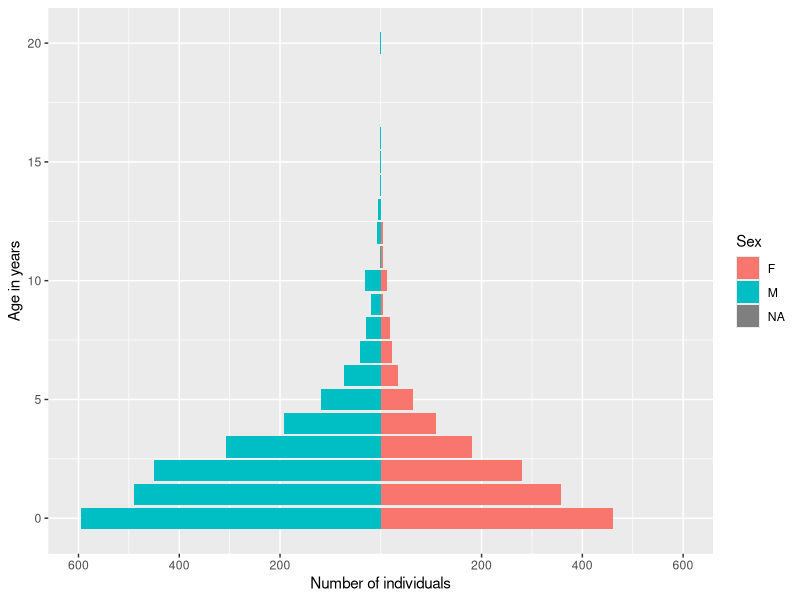
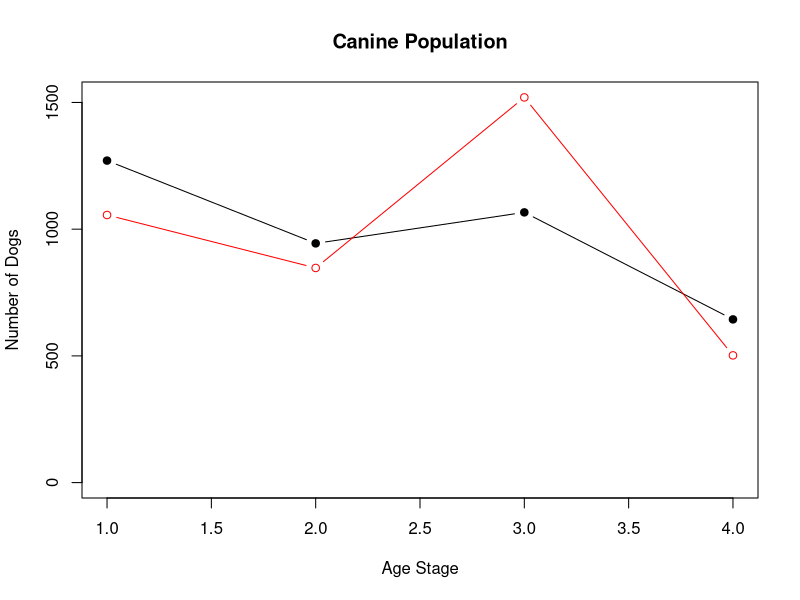
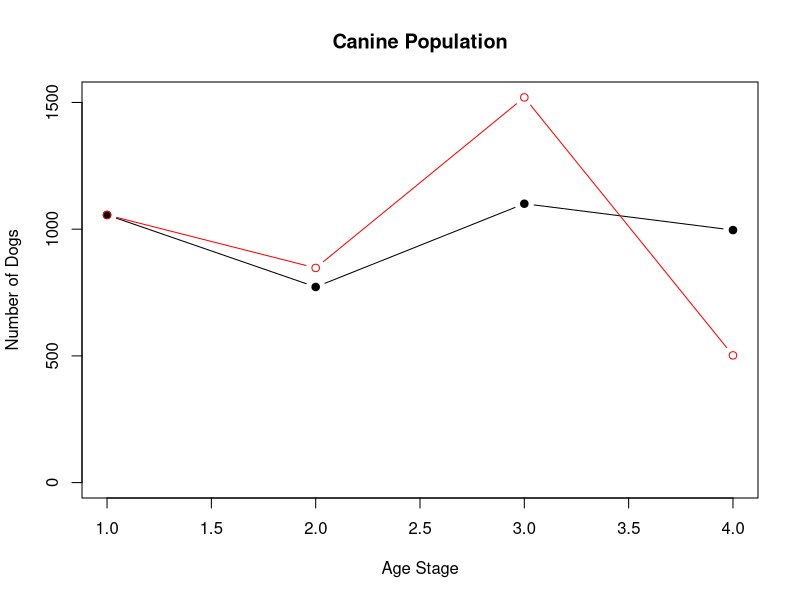
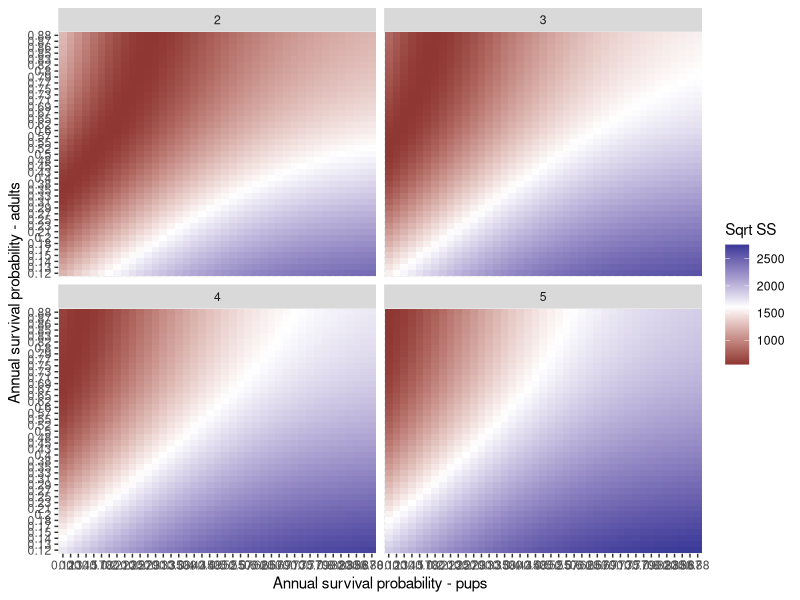
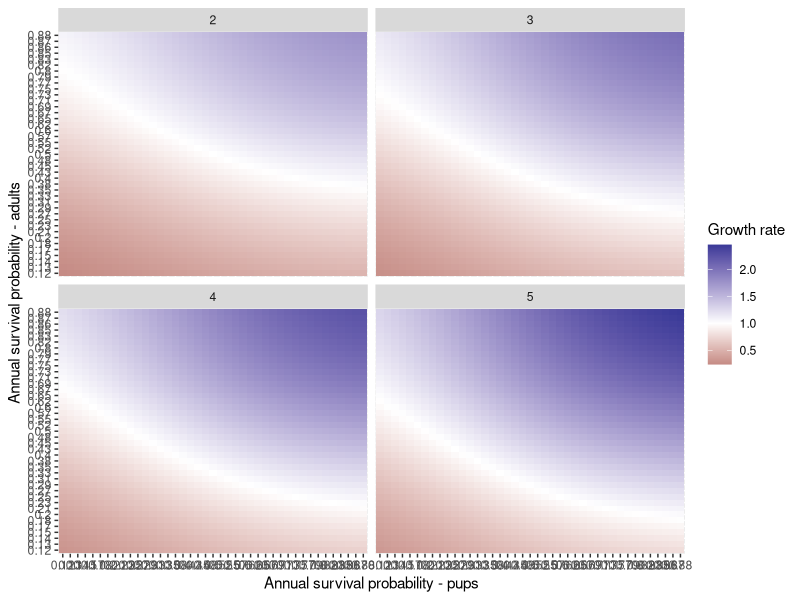
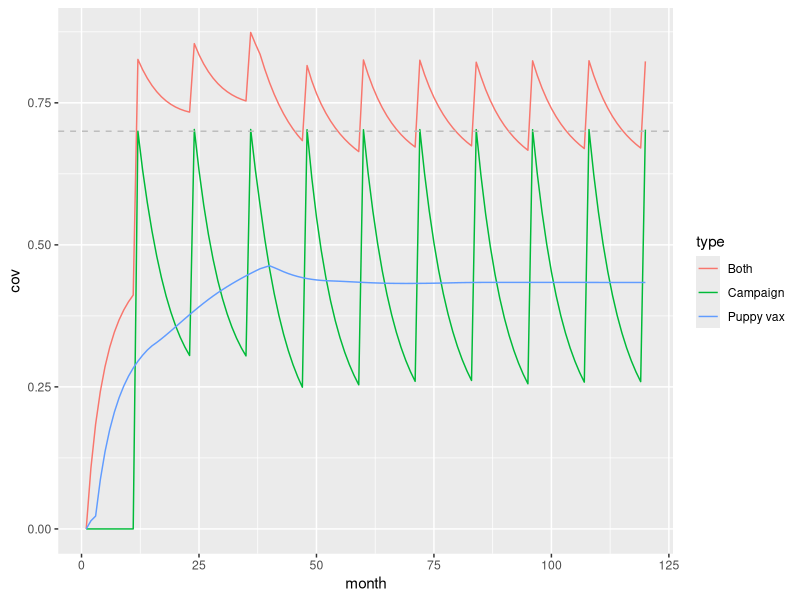

Write R code to recreate these figures, in order.
## ---- chunk 1
knitr::opts_chunk$set(echo = TRUE)

# pkgs
library(dplyr)
library(readr)
library(ggplot2)
library(tidyr)
library(patchwork)
library(cowplot)
library(here)

## ---- chunk 2
# Age pyramid
animals_age <- read_csv(here("qs_for_jess/animals_age.csv"))

animals_age %>%
  mutate(Sex = toupper(Sex), age = floor(age_mos/12)) %>%
  group_by(Sex, age) %>%
  summarize(N  = n()) %>%
  mutate(N = ifelse(Sex == "M", -N, N)) -> age_pyramid

ggplot(age_pyramid, aes(x = age, y = N, fill = Sex)) +
  geom_col() +
  scale_y_continuous(breaks = c(seq(-600, -200, 200), seq(200, 600, 200)), 
                     labels = c(seq(600, 200, -200), seq(200, 600, 200)), 
                     limits = c(-600, 600)) +
  coord_flip() +
  labs(x = "Age in years", y = "Number of individuals")

## ---- chunk 3
age_pyramid %>%
  filter(!is.na(age) & !is.na(N)) %>%
  mutate(age_class = case_when(age == 0 ~ 0, # < 1 yr olds
                               age == 1 ~ 1, # 1 - 2 yr olds
                               age > 1 & age < 5 ~ 2, # 2 - 5 yr olds
                               age >= 5 ~ 3)) %>% # 5+ yr olds
  group_by(age_class) %>%
  summarize(N = sum(abs(N))) %>%
  mutate(prop = N/sum(N)) -> n_by_age

# Original model from Annie's thesis
SS <- function(par, number.individuals) {
  ## put chosen parameters into the matrix; and use exponential to
  # ensure doesnt go negative
  psurv <- exp(par[1:2])/(1+exp(par[1:2]))
  ## make the matrix with this value of psurv
  mat1 <- matrix(0,4,4)
  mat1[1,1] <- psurv[1]*0 ## after one year, no one stays a baby
  mat1[2,1] <- psurv[1]*1 ## every baby becomes juvenile
  mat1[2,2] <- psurv[2]*0 ## no one stays a juvenile
  mat1[3,2] <- psurv[2]*1 ## every juvenile becomes adult
  mat1[3,3] <- psurv[2]*(1-1/3) ## 1-1/3 of them stay in that age
  class
  mat1[4,3] <- psurv[2]*1/3 ## 1/3 of them age up
  mat1[4,4] <- psurv[2] ## surviving
  ## add in the fertility
  ## xxj note I've added another value - so I've said that in column 3,
  # we have exp(par[3])*1,
  ### and in column 4 we have exp(par[3])*a probabilty defined by
  # par[4]. This is so it has to be smaller!
    mat1[1,3:4] <- 1+exp(par[c(3)])*c(1,exp(par[4])/(1+exp(par[4])))
  ## calculate what this does to the stable structure
  prop.stable.struct.after.seed1 <-
    Re(eigen(mat1)$vector[1:4,1])/sum(Re(eigen(mat1)$vector[1:4,1]))
  ## get the sum of squares (measure of distance between observed and
  # predicted, which we want to be as small as possible)
  sum.of.squares <- sum((number.individuals[1:4]-
                         prop.stable.struct.after.seed1*sum(number.individuals,na.rm=TRUE))^2)
  ## put it back
  return(sum.of.squares)
}

tmp <- optim(par=c(-0.5, -0.5, log(2.5), log(2.5)), fn = SS, 
             number.individuals = n_by_age$N)

## build matrix and predictions with these optimal results
psurv <- exp(tmp$par[1:2])/(1+exp(tmp$par[1:2]))

## make the matrix with this value of psurv
mat1 <- matrix(0,4,4)
mat1[2,1] <- psurv[1]*1 ## every baby becomes juvenile
mat1[3,2] <- psurv[2]*1 ## every juvenile becomes adult
mat1[3,3] <- psurv[2]*(1-1/3) ## 1-1/3 of them stay in that age class
mat1[4,3] <- psurv[2]*1/3 ## 1/3 of them age up
mat1[4,4] <- psurv[2] ## surviving
p.reduce.fert.old <- exp(tmp$par[4])/(1+exp(tmp$par[4])) 
mat1[1,3:4] <- 1+exp(tmp$par[3])*c(1,p.reduce.fert.old)

## predict the size distribution
optim.prop.stable.struct.after.seed <-
  Re(eigen(mat1)$vector[1:4,1])/Re(sum(eigen(mat1)$vector[1:4,1]))

## and add this one to the plot from before 
plot(1:4, optim.prop.stable.struct.after.seed*sum(n_by_age$N, na.rm=TRUE),
     type = "b", pch=19,
     xlab="Age Stage", ylab="Number of Dogs", main="Canine Population",
     ylim=range(c(0, n_by_age$N), na.rm=TRUE)) # predicted
points(1:4, n_by_age$N[1:4], type="b", col="red") # observed

## and this means, now you can figure out what the population growth
Re(eigen(mat1)$value[1]) # growth rate = 1.35

## ---- chunk 4
# constraining growth
agemod1 <- function(par = c(psurv_pup = -1, 
                            psurv_adult = -1),
                    fert = 3, 
                    n_per_age, type = "fit") {
  
  list2env(as.list(par), envir = environment())
  
  # transform parameters to [0, 1]
  p1 <- exp(psurv_pup)/(1 + exp(psurv_pup))
  p2 <- exp(psurv_adult)/(1 + exp(psurv_adult))

  # make the Leslie matrix
  lmat <- matrix(0, 4, 4)
  lmat[2, 1] <- p2 # every surviving baby becomes juvenile
  lmat[3, 2] <- p2 # every surviving juvenile becomes adult
  lmat[3, 3] <- p2 * 2/3 # 2/3 of them stay in this age class (for years 1 & 2 in age bin)
  lmat[4 ,3] <- p2 * 1/3 # 1/3 of them age up (after year 3 in age bin)
  lmat[4, 4] <- p2  # surviving of final age class
  
  # add in the fertility (same for all adults, i.e. excluding puppies)
  # this is pup survival * birthrate which is not actually identifiable
  # so we look at an average litter size of fert & try and estimate pup survival
  lmat[1, 2:4] <- fert * p1
  
  # calculate what this does to the stable structure
  prop_stable <- Re(eigen(lmat)$vector[1:4, 1]) / sum(Re(eigen(lmat)$vector[1:4, 1]))
 
  if(type == "pred") {
    # predicted stable age
    stable_age <- prop_stable*sum(n_per_age)
    growth <- Re(eigen(lmat)$value[1])
    return(list(stable_age = stable_age, growth = growth))
  }
  
  if(type == "fit") {
    # get the sum of squares (distance between observed and predicted prop in each age class)
    sum_of_squares <- sum((n_per_age - prop_stable*sum(n_per_age))^2)
    return(sum_of_squares)
  }
}

exp_trans <- function(x) exp(x)/(1 + exp(x))

age_ests <- optim(par = list(psurv_pup = -1, psurv_adult = 1),
                  fert = 4,
                  fn = agemod1, n_per_age = n_by_age$N)
exp_trans(age_ests$par)
preds <- agemod1(n_per_age = n_by_age$N, par = age_ests$par, type = "pred")
plot(1:4, preds$stable_age,
     type = "b", pch = 19,
     xlab = "Age Stage", ylab = "Number of Dogs", main = "Canine Population",
     ylim = range(c(0, n_by_age$N, preds$stable_age))) # predicted
points(1:4, n_by_age$N[1:4], type="b", col="red") # observed

preds$growth

## ---- chunk 5
age_ests <- optim(par = list(psurv_pup = -1, psurv_adult = -1),
                  fert = 4,
                  fn = agemod1, n_per_age = n_by_age$N)
exp_trans(age_ests$par)
preds <- agemod1(n_per_age = n_by_age$N, par = age_ests$par, type = "pred")
preds$growth

age_ests <- optim(par = list(psurv_pup = -0.5, psurv_adult = -0.5),
                  fert = 4,
                  fn = agemod1, n_per_age = n_by_age$N)
preds <- agemod1(n_per_age = n_by_age$N, par = age_ests$par, type = "pred")
exp_trans(age_ests$par)
preds$growth

age_ests <- optim(par = list(psurv_pup = 1, psurv_adult = 1),
                  fert = 4,
                  fn = agemod1, n_per_age = n_by_age$N)
preds <- agemod1(n_per_age = n_by_age$N, par = age_ests$par, type = "pred")
exp_trans(age_ests$par)
preds$growth

## ---- chunk 6
ll_grid <- expand.grid(psurv_pup = seq(-2, 2, by = 0.1), 
                       psurv_adult = seq(-2, 2, by = 0.1), 
                       fert = seq(2, 5, by = 1))
ll_grid %>%
  rowwise() %>%
  mutate(ss = agemod1(n_per_age = n_by_age$N, 
                      par = c(psurv_pup = psurv_pup, 
                              psurv_adult = psurv_adult),
                      fert = fert, type = "fit"),
         gr = agemod1(n_per_age = n_by_age$N, 
                      par = c(psurv_pup = psurv_pup, 
                              psurv_adult = psurv_adult),
                      fert = fert, type = "pred")$growth) -> ll

ggplot(data = ll) +
  geom_tile(aes(x = factor(round(exp_trans(psurv_pup), 2)), 
                y = factor(round(exp_trans(psurv_adult), 2)), 
                fill = sqrt(ss))) +
  facet_wrap(~ fert) +
  scale_fill_gradient2(midpoint = median(sqrt(ll$ss)), name = "Sqrt SS") +
  labs(x = "Annual survival probability - pups", 
       y = "Annual survival probability - adults")

ggplot(data = ll) +
  geom_tile(aes(x = factor(round(exp_trans(psurv_pup), 2)), 
                y = factor(round(exp_trans(psurv_adult), 2)), 
                fill = gr)) +
  facet_wrap(~ fert) +
  scale_fill_gradient2(midpoint = 1, name = "Growth rate") + 
  labs(x = "Annual survival probability - pups", 
       y = "Annual survival probability - adults")

## ---- chunk 7

# Need to track down an accounting issue where some revax get lost
# but this is approximately right
simvacc <- function(tmax, pup_surv, adult_surv, revacc, pup_cov, 
                    campaign_cov, campaign_times, pup_month_vacc = 1,
                    birthrate, S_adult_0, V_adult_0, 
                    V_pup_0, S_pup_0) {
  
  # Set-up
  V_adult <- matrix(0, nrow = 36, ncol = tmax)
  S_adult <- rep(0, tmax)
  V_pup <- S_pup <- matrix(0, nrow = 12, ncol = tmax)
  
  # Initalize
  S_adult[1] <- S_adult_0
  V_adult[1, 1] <- V_adult_0
  V_pup[, 1] <- V_pup_0
  S_pup[, 1] <- S_pup_0
  
  # Order of steps:
  # 1. all adults have babies (S + V)
  # 2. survival probabilities are applies to everyone
  # 3. Surviving vaccinated indiviudals immunity wanes
  # 4. Then new vax and revax happends
  
  for(t in 2:tmax) {
    
    # Births (everyone first has babies and then dies)
    births <- birthrate * (sum(V_adult[1:36, t - 1]) + S_adult[t - 1])
    
    # balance births (all surviving to susceptibles)
    S_pup[1, t] <- births
    
    # Pup mortality
    S_pup[2:12, t] <- S_pup[1:11, t - 1] * pup_surv
    V_pup[2:12, t] <- V_pup[1:11, t - 1] * pup_surv
    
    # Balance the adults (ageing in 12 mo old pups)
    S_adult[t] <- adult_surv * S_adult[t - 1] + pup_surv * S_pup[12, t - 1] 
    
    # pups to vaccinate (at age x)
    pups_to_vacc <- ifelse(pup_month_vacc > 1, S_pup[pup_month_vacc, t], 
                           births)
    
    # do puppy vaccination 
    # CHECK: this should be additive no? Or is it always zero? Yes because no vaccs at t yet! Unless others have been vaccinated in campaign?
    V_pup[pup_month_vacc, t] <- pups_to_vacc * pup_cov 
    S_pup[pup_month_vacc, t] <- S_pup[pup_month_vacc, t] - pups_to_vacc * pup_cov 
    
    # Do the waning (adults only!)
    V_adult[2:36, t] <- adult_surv * V_adult[1:35, t - 1]
    S_adult[t] <- S_adult[t] + V_adult[36, t - 1] 
    
    # Campaign vaccination of adults accounting for revaccination --------------
    
    # Do the waning (adults only)
    V_adult[2:36, t] <- adult_surv * V_adult[1:35, t - 1]
    # After applying survival probabilities
    S_adult[t] <- S_adult[t] + V_adult[36, t - 1] 
    
    # Coverage now
    cov_now <- ifelse(t %in% campaign_times, campaign_cov, 0)
    
    # First get the number of currently vaccinated doggoes that are revaccinated
    # Assume that these are distributed evenly across the waning continuum 
    # i.e. same prop across V_adult[, t]
    total_vax_adult <- cov_now * (S_adult[t] + sum(V_adult[, t]))
    revax_adult <- sum(revacc * V_adult[, t])
    
    # constrain new vaccination by preferentially revaccinating already vaxed adults
    new_vax_adult <- ifelse(revax_adult > total_vax_adult, 0, total_vax_adult - revax_adult)
    
    # constrain revaccination so it cannot exceed coverage level
    # if greater than total_vax_adult, then adjusted coverage should be total_vax_adult/revac_adult
    # to adjust to total expected vaccinations
    adj_cov <- ifelse(revax_adult > total_vax_adult, 
                      total_vax_adult/revax_adult * V_adult[, t], cov_now * V_adult[, t])
    
    # subtract these from currently vaccinated adults 
    V_adult[2:36, t] <- V_adult[2:36, t] - adj_cov
    
    # and move them into the first waning step along with the newly vaccinated
    V_adult[1, t] <- sum(adj_cov) + new_vax_adult
    
    # Balance the susceptibles as well (subtract newly vaccinated)
    S_adult[t] <- S_adult[t] - new_vax_adult
    
    # Do the same vax steps for pups
    # But assuming that puppies aren't revaccinated
    camp_vacc_pup <- S_pup[pup_month_vacc:12, t] * cov_now 
    V_pup[pup_month_vacc:12, t] <- V_pup[pup_month_vacc:12, t] + camp_vacc_pup
    S_pup[pup_month_vacc:12, t] <- S_pup[pup_month_vacc:12, t] - camp_vacc_pup
    
    # Add in surviving pups aging to adults so that they can wane appropriately
    # for example if vaccinated at three months, will enter adulthood at waning stage of 10 months
    # i.e. having spent 9 mos. vaccinated!
    v_to_sub <- 13 - pup_month_vacc
    V_adult[v_to_sub, t] <- V_adult[v_to_sub, t] +  pup_surv * V_pup[12, t - 1]
    
  }
  
  V <- colSums(V_pup) + colSums(V_adult)
  S <- colSums(S_pup) + S_adult
  
  return(list(S = S, V = V, V_adult = V_adult, V_pup = V_pup, 
              S_adult = S_adult, S_pup = S_pup))
  
}

## ---- chunk 8
age_ests <- optim(par = list(psurv_pup = -1, psurv_adult = 1),
                  fert = 3,
                  fn = agemod1, n_per_age = n_by_age$N)
preds <- agemod1(n_per_age = n_by_age$N, par = age_ests$par, type = "pred")
exp_trans(age_ests$par)
preds$growth

# annual survival probability to monthly
surv <- as.list(exp_trans(age_ests$par)^(1/12))

# proportion adults
prop <- preds$stable_age/(sum(preds$stable_age))
prop_adults <- 1 - prop[1]

# for population of 1000
# with campaigns only
camp <- simvacc(tmax = 12*10, pup_surv = surv$psurv_pup, adult_surv = surv$psurv_adult, 
                revacc = 1, 
                pup_cov = 0, 
                campaign_cov = 0.7, campaign_times = seq(12, 12*10, by = 12), 
                pup_month_vacc = 1, 
                birthrate = 3/12, # monthly birth rate
                S_adult_0 = prop_adults*1000, 
                S_pup_0 = rep(prop[1]/12, 12)*1000, V_adult_0 = 0, 
                V_pup_0 = rep(0, 12))

# with pup vacc only
pup <- simvacc(tmax = 12*10, pup_surv = surv$psurv_pup, adult_surv = surv$psurv_adult, 
               revacc = 1, 
               pup_cov = 0.7, 
               campaign_cov = 0, campaign_times = 0, 
               pup_month_vacc = 3, 
               birthrate = 3/12, # monthly birth rate
               S_adult_0 = prop_adults*1000, 
               S_pup_0 = rep(prop[1]/12, 12)*1000, V_adult_0 = 0, 
               V_pup_0 = rep(0, 12))

both <- simvacc(tmax = 12*10, pup_surv = surv$psurv_pup, adult_surv = surv$psurv_adult, 
                revacc = 1, 
                pup_cov = 0.7, 
                campaign_cov = 0.7, 
                campaign_times = seq(12, 12*10, by = 12), 
                pup_month_vacc = 1, 
                birthrate = 3/12, # monthly birth rate
                S_adult_0 = prop_adults*1000, 
                S_pup_0 = rep(prop[1]/12, 12)*1000, V_adult_0 = 0, 
                V_pup_0 = rep(0, 12))

vacc_comp <- bind_rows(tibble(month = 1:120, 
                              cov = camp$V/(camp$S + camp$V), type = "Campaign"), 
                       tibble(month = 1:120, 
                              cov = pup$V/(pup$S + pup$V), type = "Puppy vax"), 
                       tibble(month = 1:120,
                              cov = both$V/(both$S + both$V), type = "Both"))

ggplot(vacc_comp) +
  geom_line(aes(x = month, y = cov, color = type)) +
  geom_hline(yintercept = 0.7, linetype = 2, color = "grey")

